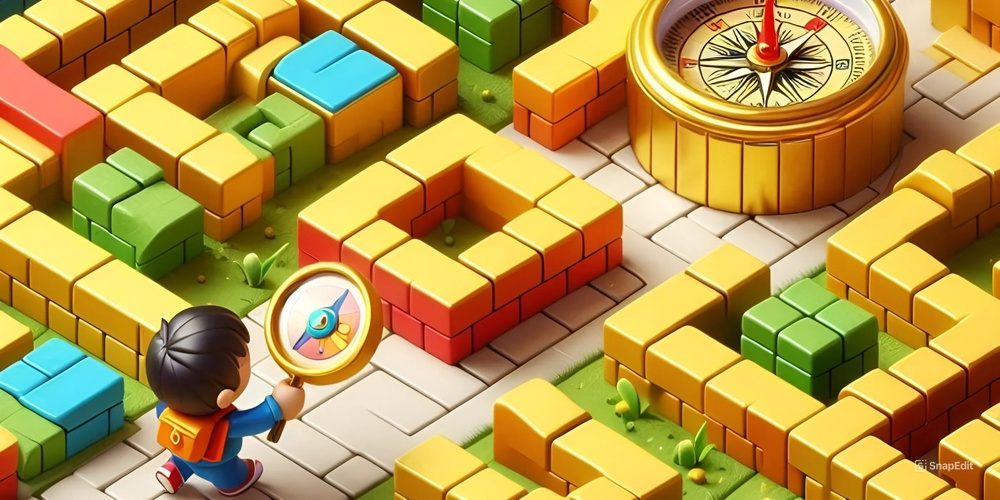
#> input picture maze.jpg, 1000 x 500 px, shrunk from 1600 x 800 before the run
$ python image.py
#> lines starting #> are read from the running program, lines starting #| are printed output that depends on the picture
#First Idea

from PIL import Image
from tkinter import filedialog
import tkinter as tk

def find_nearest_color(rgb, colors):
    min_distance = float('inf')
    nearest_color = None

    for color in colors:
        distance = sum((a - b) ** 2 for a, b in zip(rgb, color)) ** 0.5
        if distance < min_distance:
            min_distance = distance
            nearest_color = color

    return nearest_color

def convert_to_3_colors_with_grid(image, colors, resolution_with,resolution_height):
    width, height = image.size[0] ,image.size[1]
    new_image = Image.new('RGB', (width, height))

    # Tính số lượng ô lưới trên chiều ngang và chiều dọc
    grid_size_x = width // resolution_with               #Lưới dọc
    grid_size_y = height // resolution_height      #Lưới ngang

    for i in range(width):
        for j in range(height):
            pixel_color = image.getpixel((i, j))
            new_color = find_nearest_color(pixel_color, colors)
            new_image.putpixel((i, j), new_color)

            # Thêm đường viền đen và lưới
            if i >= 0 and i % grid_size_x == 0:
                new_image.putpixel((i, j), (0, 0, 0))  # Vertical grid line
            if j >= 0 and j % grid_size_y == 0:
                new_image.putpixel((i, j), (0, 0, 0))  # Horizontal grid line

    return new_image

def convert_to_single_color_grid(image, colors, resolution_width, resolution_height):
    width, height = image.size
    new_image = Image.new('RGB', (width, height))

    grid_size_x = width // resolution_width
    grid_size_y = height // resolution_height

    for i in range(0, width, grid_size_x):
        for j in range(0, height, grid_size_y):
            # Lấy màu trung bình trong từng ô lưới
            grid_color = find_average_color(image, i, j, grid_size_x, grid_size_y)

            # Tìm màu gần nhất từ danh sách màu mục tiêu
            new_color = find_nearest_color(grid_color, colors)

            # Gán màu mới cho từng pixel trong ô lưới
            for x in range(i, min(i + grid_size_x, width)):
                for y in range(j, min(j + grid_size_y, height)):
                    new_image.putpixel((x, y), new_color)

            # Thêm đường viền đen và lưới
            for x in range(i, min(i + grid_size_x, width)):
                new_image.putpixel((x, j), (0, 0, 0))  # Vertical grid line
            for y in range(j, min(j + grid_size_y, height)):
                new_image.putpixel((i, y), (0, 0, 0))  # Horizontal grid line

    return new_image


def find_average_color(image, start_x, start_y, grid_size_x, grid_size_y):
    total_r, total_g, total_b = 0, 0, 0
    count = 0

    for x in range(start_x, min(start_x + grid_size_x, image.width)):
        for y in range(start_y, min(start_y + grid_size_y, image.height)):
            pixel_color = image.getpixel((x, y))
            total_r += pixel_color[0]
            total_g += pixel_color[1]
            total_b += pixel_color[2]
            count += 1

    if count == 0:
        return (0, 0, 0)

    average_r = total_r // count
    average_g = total_g // count
    average_b = total_b // count

    return (average_r, average_g, average_b)


# Use tkinter to open a file dialog and get the path to the image
root = tk.Tk()
root.withdraw()  # Hide the main window

file_path = filedialog.askopenfilename(title="Select Image", filetypes=[("Image files", ".png;.jpg;*.jpeg")])
#> the answer given: maze.jpg

if not file_path:
    print("No file selected. Exiting.")
    exit()

# Load the image
image = Image.open(file_path)
#> image is the input picture: PIL image 1000x500 RGB; mean R, G, B 179.6, 148.5, 73.4
image_size = image.size
#> image_size = (1000, 500)

# Define three target colors (RGB)
target_colors = [(255, 0, 0), (0, 255, 0), (0, 0, 255)]

# Resolution of the grid (number of pixels per cell)
grid_resolution_width = int(52)
grid_resolution_height = int(30)

# # Convert the image to 3 colors and add black borders and grid lines
# result_image = convert_to_3_colors_with_grid(image, target_colors, grid_resolution_width, grid_resolution_height)

# # Save the resulting image
# result_image.save("output.png")

# Sử dụng hàm convert_to_single_color_grid thay vì convert_to_3_colors_with_grid
result_image = convert_to_single_color_grid(image, target_colors, grid_resolution_width, grid_resolution_height)
#> in convert_to_single_color_grid, `new_image = Image.new('RGB', (width, height))`: new_image: PIL image 1000x500 RGB; every value is 0
#> after the loop in convert_to_single_color_grid, `for i in range(0, width, grid_size_x):`:
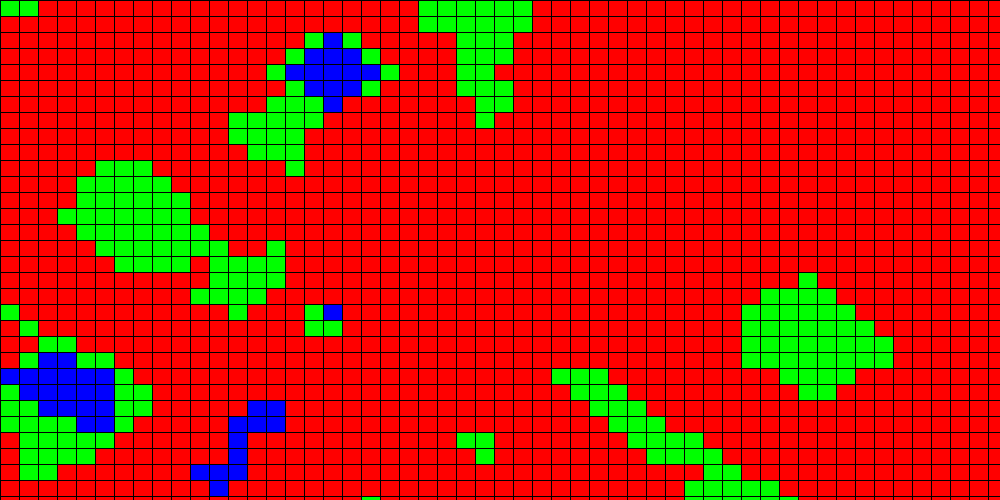
#> new_image: PIL image 1000x500 RGB; mean R, G, B 191, 29, 6.1
result_image.save("output_single_color_grid.png")
